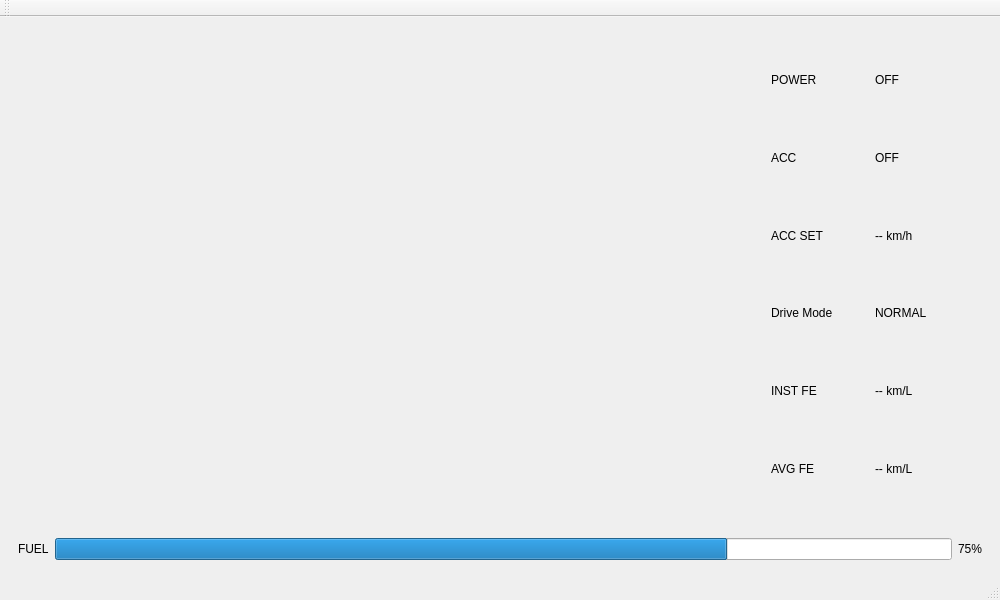
<?xml version="1.0" encoding="UTF-8"?>
<ui version="4.0">
 <class>MainWindowClass</class>
 <widget class="QMainWindow" name="MainWindowClass">
  <property name="geometry">
   <rect>
    <x>0</x>
    <y>0</y>
    <width>1000</width>
    <height>600</height>
   </rect>
  </property>
  <property name="windowTitle">
   <string>Vehicle Meter Simulator</string>
  </property>
  <widget class="QWidget" name="centralWidget">
   <layout class="QVBoxLayout" name="mainLayout">
    <item>
     <widget class="QWidget" name="meterContainer" native="true">
      <layout class="QHBoxLayout" name="meterLayout">
       <item>
        <widget class="SpeedometerWidget" name="speedometerWidget" native="true">
         <property name="sizePolicy">
          <sizepolicy hsizetype="Expanding" vsizetype="Expanding">
           <horstretch>0</horstretch>
           <verstretch>0</verstretch>
          </sizepolicy>
         </property>
         <property name="minimumSize">
          <size>
           <width>400</width>
           <height>400</height>
          </size>
         </property>
        </widget>
       </item>
       <item>
        <widget class="QWidget" name="infoWidget" native="true">
         <property name="sizePolicy">
          <sizepolicy hsizetype="Fixed" vsizetype="Preferred">
           <horstretch>0</horstretch>
           <verstretch>0</verstretch>
          </sizepolicy>
         </property>
         <property name="minimumSize">
          <size>
           <width>220</width>
           <height>0</height>
          </size>
         </property>
         <property name="maximumSize">
          <size>
           <width>250</width>
           <height>16777215</height>
          </size>
         </property>

         <layout class="QGridLayout" name="gridLayout">

 <item row="0" column="0">
  <widget class="QLabel" name="powerTitleLabel">
   <property name="text">
    <string>POWER</string>
   </property>
  </widget>
 </item>

 <item row="0" column="1">
  <widget class="QLabel" name="powerStatusLabel">
   <property name="text">
    <string>OFF</string>
   </property>
  </widget>
 </item>

 <item row="1" column="0">
  <widget class="QLabel" name="accTitleLabel">
   <property name="text">
    <string>ACC</string>
   </property>
  </widget>
 </item>

 <item row="1" column="1">
  <widget class="QLabel" name="accStatusLabel">
   <property name="text">
    <string>OFF</string>
   </property>
  </widget>
 </item>

 <item row="3" column="0">
  <widget class="QLabel" name="driveModeTitleLabel">
   <property name="text">
    <string>Drive Mode</string>
   </property>
  </widget>
 </item>

 <item row="3" column="1">
  <widget class="QLabel" name="driveModeStatusLabel">
   <property name="text">
    <string>NORMAL</string>
   </property>
  </widget>
 </item>

 <item row="2" column="0">
 <widget class="QLabel" name="accTargetTitleLabel">
  <property name="text">
   <string>ACC SET</string>
  </property>
 </widget>
</item>

<item row="2" column="1">
 <widget class="QLabel" name="accTargetValueLabel">
  <property name="text">
   <string>-- km/h</string>
  </property>
 </widget>
</item>

<item row="4" column="0">
 <widget class="QLabel" name="instantFuelTitleLabel">
  <property name="text">
   <string>INST FE</string>
  </property>
 </widget>
</item>

<item row="4" column="1">
 <widget class="QLabel" name="instantFuelValueLabel">
  <property name="text">
   <string>-- km/L</string>
  </property>
 </widget>
</item>

<item row="5" column="0">
 <widget class="QLabel" name="averageFuelTitleLabel">
  <property name="text">
   <string>AVG FE</string>
  </property>
 </widget>
</item>

<item row="5" column="1">
 <widget class="QLabel" name="averageFuelValueLabel">
  <property name="text">
   <string>-- km/L</string>
  </property>
 </widget>
</item>

</layout>

        </widget>
       </item>
      </layout>
     </widget>
    </item>
    <item>
     <widget class="QWidget" name="fuelContainer" native="true">
      <property name="maximumSize">
       <size>
        <width>16777215</width>
        <height>70</height>
       </size>
      </property>
      <layout class="QHBoxLayout" name="fuelLayout">
       <item>
        <widget class="QLabel" name="fuelTitleLabel">
         <property name="text">
          <string>FUEL</string>
         </property>
        </widget>
       </item>
       <item>
        <widget class="QProgressBar" name="fuelBar">
         <property name="minimum">
          <number>0</number>
         </property>
         <property name="maximum">
          <number>100</number>
         </property>
         <property name="value">
          <number>75</number>
         </property>
         <property name="textVisible">
          <bool>false</bool>
         </property>
        </widget>
       </item>
       <item>
        <widget class="QLabel" name="fuelValueLabel">
         <property name="text">
          <string>75%</string>
         </property>
        </widget>
       </item>
      </layout>
     </widget>
    </item>
   </layout>
  </widget>
  <widget class="QMenuBar" name="menuBar">
   <property name="geometry">
    <rect>
     <x>0</x>
     <y>0</y>
     <width>1000</width>
     <height>21</height>
    </rect>
   </property>
  </widget>
  <widget class="QToolBar" name="mainToolBar">
   <attribute name="toolBarArea">
    <enum>TopToolBarArea</enum>
   </attribute>
   <attribute name="toolBarBreak">
    <bool>false</bool>
   </attribute>
  </widget>
  <widget class="QStatusBar" name="statusBar"/>
 </widget>
 <customwidgets>
  <customwidget>
   <class>SpeedometerWidget</class>
   <extends>QWidget</extends>
   <header>SpeedometerWidget.h</header>
  </customwidget>
 </customwidgets>
 <resources/>
 <connections/>
</ui>
